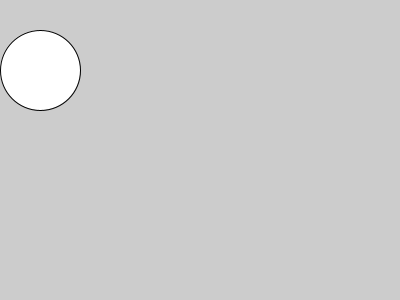
Frame 1 (no input)
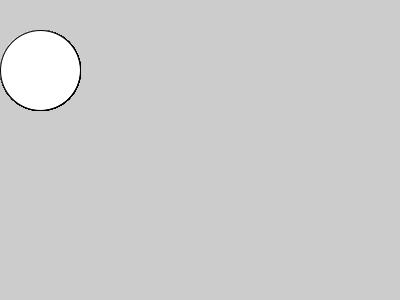
Frame 60 (the mouse pressed at the canvas centre just before this capture)
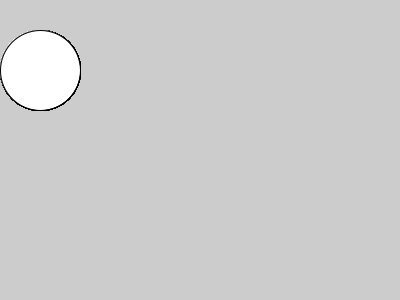
Frame 120 (the mouse held since frame 60 and released just before this capture)

The Processing sketch that drew these frames (run headless with seeded random() and noise(); from frame 60 on, the mouse is pressed at the canvas centre):

// Processing sketch: dot_race
// ── dot_race.pde
void setup() {
  size(400,300);
}

void draw() {
  ellipse(40,70,80,80);
 
  
  
}
void keyPressed(){
   ellipse(80,70,80,80);
 
  
}
